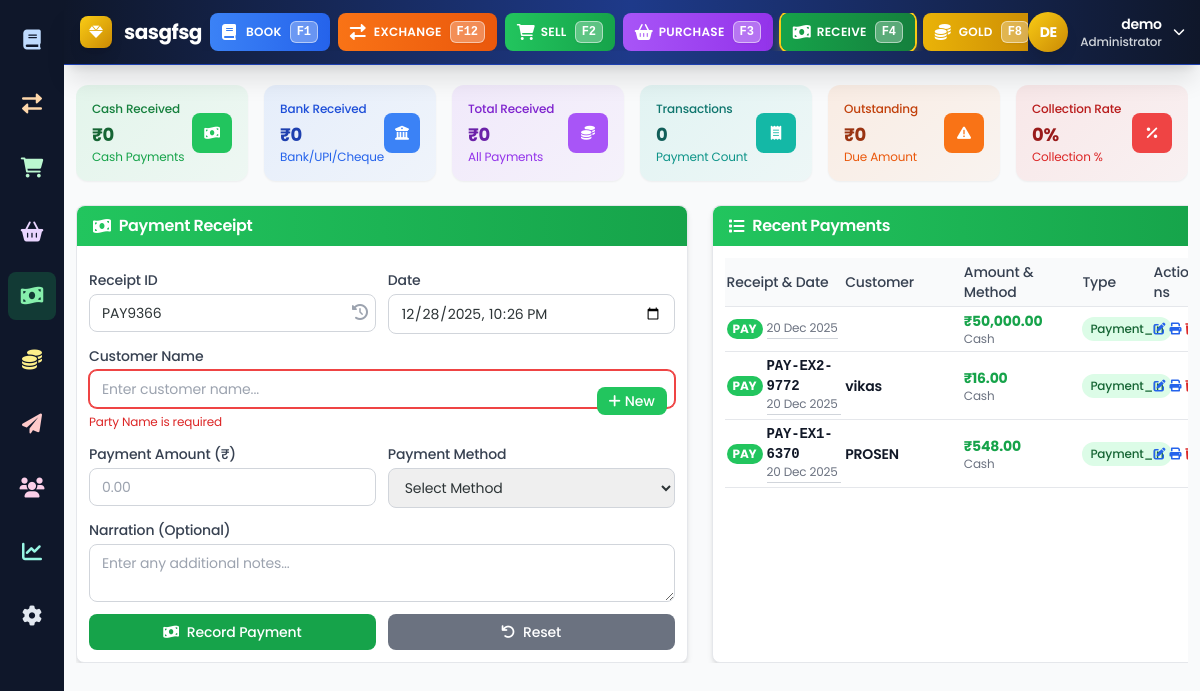
The page /payment_receipt.php (signed in) on the database its author committed.
### tables this page shows
CREATE TABLE `transactions` (
  `id` int(11) NOT NULL AUTO_INCREMENT,
  `company_id` int(11) NOT NULL,
  `user_id` int(11) DEFAULT NULL,
  `party_id` int(11) DEFAULT NULL,
  `receipt_id` varchar(50) NOT NULL,
  `transaction_type` enum('Booking','Sale','Purchase','Received','Payment','Gold_Received','Exchange') NOT NULL,
  `date_of_transaction` datetime NOT NULL,
  `gold_weight` decimal(10,3) NOT NULL DEFAULT 0.000,
  `purity` decimal(5,2) DEFAULT NULL,
  `rate` decimal(10,2) DEFAULT NULL,
  `gold_amount` decimal(15,2) NOT NULL DEFAULT 0.00,
  `payment_amount` decimal(15,2) NOT NULL DEFAULT 0.00,
  `payment_method` enum('Cash','Bank','UPI','Cheque') DEFAULT 'Cash',
  `payment_type` enum('Payment_In','Payment_Out') DEFAULT 'Payment_In',
  `receipt_method` enum('Cash','Bank') DEFAULT 'Cash',
  `party_balance_before` decimal(15,2) DEFAULT 0.00,
  `party_balance_after` decimal(15,2) DEFAULT 0.00,
  `party_gold_balance_before` decimal(10,3) DEFAULT 0.000,
  `party_gold_balance_after` decimal(10,3) DEFAULT 0.000,
  `booking_type` varchar(50) DEFAULT NULL,
  `narration` text DEFAULT NULL,
  `created_at` timestamp NULL DEFAULT current_timestamp(),
  `updated_at` timestamp NULL DEFAULT current_timestamp() ON UPDATE current_timestamp(),
  `received_weight` decimal(10,3) DEFAULT NULL COMMENT 'Weight of old gold received',
  `fine_weight` decimal(10,3) DEFAULT NULL COMMENT 'Calculated fine gold weight',
  `delivered_weight` decimal(10,3) DEFAULT NULL COMMENT 'Weight of fine gold issued',
  `difference_weight` decimal(10,3) DEFAULT NULL COMMENT 'Difference between fine and delivered',
  `amount` decimal(15,2) DEFAULT 0.00 COMMENT 'Transaction amount',
  `due_amount` decimal(15,2) DEFAULT 0.00 COMMENT 'Remaining due amount',
  `payment_status` enum('Paid','Partial','Due','Pending') DEFAULT 'Pending' COMMENT 'Payment status',
  `created_by` int(11) NOT NULL,
  PRIMARY KEY (`id`),
  UNIQUE KEY `unique_receipt_id` (`receipt_id`),
  KEY `fk_transactions_company` (`company_id`),
  KEY `fk_transactions_user` (`user_id`),
  KEY `fk_transactions_party` (`party_id`),
  KEY `idx_transaction_type` (`transaction_type`),
  KEY `idx_date_of_transaction` (`date_of_transaction`),
  KEY `idx_payment_method` (`payment_method`),
  KEY `idx_payment_type` (`payment_type`),
  KEY `idx_transactions_date_type` (`date_of_transaction`,`transaction_type`),
  KEY `idx_transactions_party_date` (`party_id`,`date_of_transaction`),
  KEY `idx_transactions_amount` (`payment_amount`),
  KEY `idx_transactions_gold_weight` (`gold_weight`)
);

CREATE TABLE `parties` (
  `id` int(11) NOT NULL AUTO_INCREMENT,
  `company_id` int(11) NOT NULL,
  `party_name` varchar(255) NOT NULL,
  `contact_no` varchar(20) DEFAULT NULL,
  `address` text DEFAULT NULL,
  `current_balance` decimal(15,2) DEFAULT 0.00,
  `current_gold_balance` decimal(10,3) DEFAULT 0.000,
  `cash_balance` decimal(15,2) DEFAULT 0.00,
  `bank_balance` decimal(15,2) DEFAULT 0.00,
  `cash_gold_balance` decimal(10,3) DEFAULT 0.000,
  `bank_gold_balance` decimal(10,3) DEFAULT 0.000,
  `created_at` timestamp NULL DEFAULT current_timestamp(),
  `updated_at` timestamp NULL DEFAULT current_timestamp() ON UPDATE current_timestamp(),
  PRIMARY KEY (`id`),
  KEY `fk_parties_company` (`company_id`),
  KEY `idx_party_name` (`party_name`),
  KEY `idx_parties_balance` (`current_balance`),
  KEY `idx_parties_gold_balance` (`current_gold_balance`)
);

### payment_receipt.php (the view, shortened to what the rows shown need)
<?php
require_once __DIR__ . '/config/database.php';
$company_id = $_SESSION['company_id'];
$page = isset($_GET['page']) ? (int)$_GET['page'] : 1;
$limit = 10;
$offset = ($page - 1) * $limit;
$search = isset($_GET['search']) ? $conn->real_escape_string($_GET['search']) : '';
$where_clause = $search ? "AND (p.party_name LIKE '%$search%' OR t.receipt_id LIKE '%$search%')" : '';
$transactions_sql = "SELECT t.*, p.party_name, p.contact_no as party_contact
                    FROM transactions t
                    LEFT JOIN parties p ON t.party_id = p.id
                    WHERE (t.transaction_type = 'Payment' OR t.transaction_type = 'Received')
                    AND t.payment_type = 'Payment_In'
                    AND t.company_id = $company_id
                    $where_clause
                    ORDER BY t.date_of_transaction DESC, t.id DESC
                    LIMIT $offset, $limit";
$transactions = $conn->query($transactions_sql);
?>
<!DOCTYPE html>
<html lang="en">
<head>
    <link rel="stylesheet" href="https://cdnjs.cloudflare.com/ajax/libs/font-awesome/6.0.0/css/all.min.css">
    <link rel="stylesheet" href="https://cdn.jsdelivr.net/npm/sweetalert2@11.0.18/dist/sweetalert2.min.css">
</head>
<body>
    <div class="w-full">
        <div class="flex flex-col lg:flex-row gap-6">
            <div class="bg-white rounded-lg shadow-md border border-gray-200" style="flex: 0 0 55%;">
                <div class="bg-gradient-to-r from-green-500 to-green-600 px-4 py-2 rounded-t-lg">
                    <h2 class="text-base font-semibold text-white flex items-center">
                        <i class="fas fa-money-bill-wave mr-2"></i>
                        Payment Receipt
                    </h2>
                </div>
            </div>
            <div class="bg-white rounded-lg shadow-md border border-gray-200" style="flex: 0 0 45%;">
                <div class="bg-gradient-to-r from-green-500 to-green-600 px-4 py-2 rounded-t-lg">
                    <h2 class="text-base font-semibold text-white flex items-center">
                        <i class="fas fa-list mr-2"></i>
                        Recent Payments
                    </h2>
                </div>
                <div class="p-3 max-w-full">
                    <div class="overflow-x-auto max-w-full">
                        <table class="w-full text-sm responsive-table" style="table-layout: fixed; width: 100%; max-width: 100%;">
                            <thead>
                                <tr class="bg-gray-50 border-b">
                                    <th class="text-left py-2 px-1 font-medium text-gray-700 text-sm" style="width: 25%;">Receipt & Date</th>
                                    <th class="text-left py-2 px-1 font-medium text-gray-700 text-sm" style="width: 25%;">Customer</th>
                                    <th class="text-left py-2 px-1 font-medium text-gray-700 text-sm" style="width: 25%;">Amount & Method</th>
                                    <th class="text-left py-2 px-1 font-medium text-gray-700 text-sm" style="width: 15%;">Type</th>
                                    <th class="text-left py-2 px-1 font-medium text-gray-700 text-sm" style="width: 10%;">Actions</th>
                                </tr>
                            </thead>
                            <tbody>
                                <?php if ($transactions && $transactions->num_rows > 0):
                                foreach ($transactions as $t): ?>
                                    <tr class="border-b hover:bg-gray-50">
                                        <td class="py-2 px-1">
                                            <div class="flex items-center">
                                                <span class="bg-green-500 text-white text-xs px-1.5 py-0.5 rounded-full mr-1 font-bold">PAY</span>
                                                <div>
                                                    <div class="font-mono text-sm font-bold text-gray-900"><?= htmlspecialchars($t['receipt_id']) ?></div>
                                                    <div class="text-xs text-gray-500 border-b border-gray-300 pb-0.5"><?= date('d M Y', strtotime($t['date_of_transaction'])) ?></div>
                                                </div>
                                            </div>
                                        </td>
                                        <td class="py-2 px-1">
                                            <div class="font-semibold text-gray-900 text-sm"><?= htmlspecialchars($t['party_name']) ?></div>
                                        </td>
                                        <td class="py-2 px-1">
                                            <div class="text-sm font-bold text-green-600">₹<?= number_format($t['payment_amount'], 2) ?></div>
                                            <div class="text-xs text-gray-500"><?= htmlspecialchars($t['payment_method']) ?></div>
                                        </td>
                                        <td class="py-2 px-1">
                                            <span class="inline-flex items-center px-2 py-1 rounded-full text-xs font-medium bg-green-100 text-green-800">
                                                <?= htmlspecialchars($t['payment_type']) ?>
                                            </span>
                                        </td>
                                        <td class="py-2 px-1">
                                            <div class="flex items-center space-x-1">
                                                <button type="button" class="edit-payment-btn text-blue-600 hover:text-blue-800" title="Edit" data-id="<?= $t['id'] ?>">
                                                    <i class="fas fa-edit text-xs"></i>
                                                </button>
                                                <button type="button" class="text-blue-600 hover:text-blue-800" title="Print" data-id="<?= $t['id'] ?>">
                                                    <i class="fas fa-print text-xs"></i>
                                                </button>
                                                <button type="button" class="text-red-600 hover:text-red-800" title="Delete" data-id="<?= $t['id'] ?>" data-receipt-id="<?= htmlspecialchars($t['receipt_id']) ?>" data-amount="<?= $t['payment_amount'] ?>">
                                                    <i class="fas fa-trash text-xs"></i>
                                                </button>
                                            </div>
                                        </td>
                                    </tr>
                                <?php endforeach;
                                endif; ?>
                            </tbody>
                        </table>
                    </div>
                </div>
            </div>
        </div>
    </div>
</body>
</html>
<?php
include 'components/layout.php';
?>

### rows shown on the page
transactions: date_of_transaction "20 Dec 2025", payment_amount "50,000.00", payment_method "Cash", payment_type "Payment_In"
transactions: receipt "PAY-EX2-9772", date_of_transaction "20 Dec 2025", party.party_name "vikas", payment_amount "16.00", payment_method "Cash", payment_type "Payment_In"
transactions: receipt "PAY-EX1-6370", date_of_transaction "20 Dec 2025", party.party_name "PROSEN", payment_amount "548.00", payment_method "Cash", payment_type "Payment_In"

### other values the page prints
$company_name "sasgfsg"
substr($user_name, 0, 2) "DE"
$user_name "demo"
$stats['total_cash_received'] "0"
$stats['total_bank_received'] "0"
$stats['total_payments_received'] "0"
$stats['total_payment_transactions'] "0"
$stats['total_outstanding'] "0"
